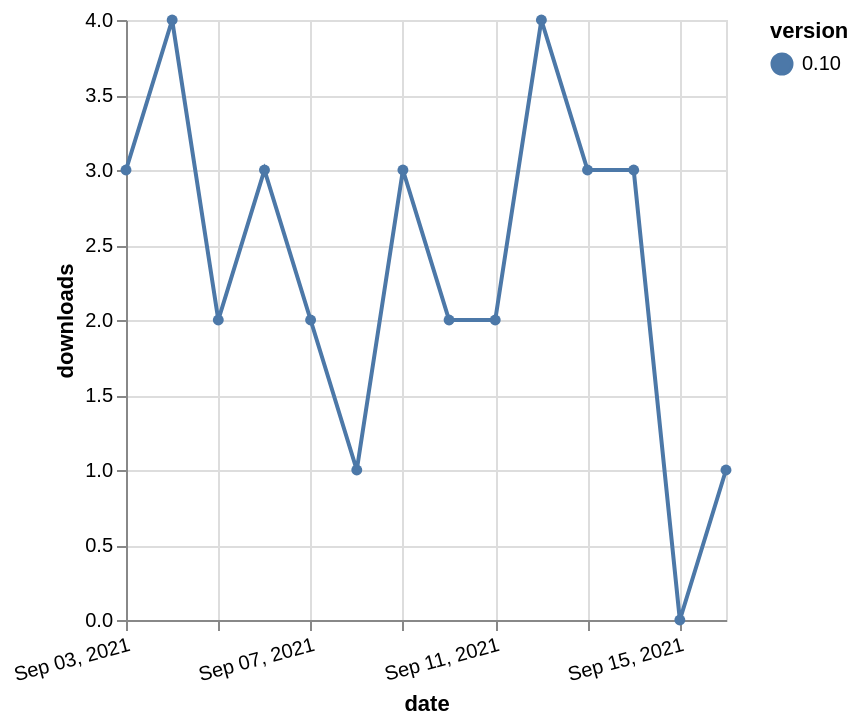

Here is the Vega-Lite specification saved for this chart:
### Vega-Lite specification from a JSON file in a GitHub repository (floating-point values rounded to 4 significant figures)
{"$schema": "https://vega.github.io/schema/vega-lite/v5.json", "description": "A simple bar chart with embedded data.", "data": {"values": [{"date": "2021-09-03", "total": 2029, "delta": 3, "version": "0.10"}, {"date": "2021-09-04", "total": 2033, "delta": 4, "version": "0.10"}, {"date": "2021-09-05", "total": 2035, "delta": 2, "version": "0.10"}, {"date": "2021-09-06", "total": 2038, "delta": 3, "version": "0.10"}, {"date": "2021-09-07", "total": 2040, "delta": 2, "version": "0.10"}, {"date": "2021-09-08", "total": 2041, "delta": 1, "version": "0.10"}, {"date": "2021-09-09", "total": 2044, "delta": 3, "version": "0.10"}, {"date": "2021-09-10", "total": 2046, "delta": 2, "version": "0.10"}, {"date": "2021-09-11", "total": 2048, "delta": 2, "version": "0.10"}, {"date": "2021-09-12", "total": 2052, "delta": 4, "version": "0.10"}, {"date": "2021-09-13", "total": 2055, "delta": 3, "version": "0.10"}, {"date": "2021-09-14", "total": 2058, "delta": 3, "version": "0.10"}, {"date": "2021-09-15", "total": 2058, "delta": 0, "version": "0.10"}, {"date": "2021-09-16", "total": 2059, "delta": 1, "version": "0.10"}]}, "width": "container", "mark": {"type": "line", "point": {"filled": true}}, "encoding": {"x": {"field": "date", "type": "temporal", "timeUnit": "yearmonthdate", "title": "date", "axis": {"labelAngle": -15}}, "y": {"field": "delta", "type": "quantitative", "title": "downloads"}, "color": {"field": "version", "type": "nominal"}, "tooltip": {"field": "delta"}}}
